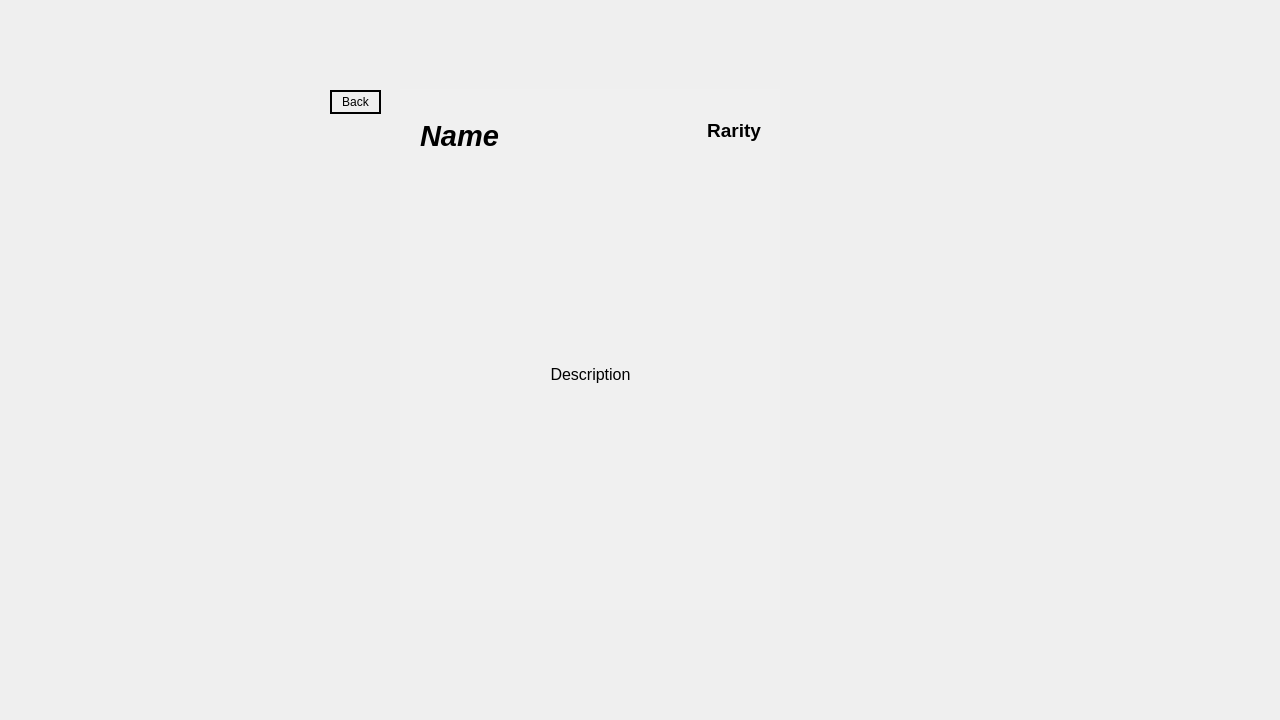
<?xml version="1.0" encoding="UTF-8"?>
<ui version="4.0">
 <class>MainWindow</class>
 <widget class="QMainWindow" name="MainWindow">
  <property name="geometry">
   <rect>
    <x>0</x>
    <y>0</y>
    <width>1280</width>
    <height>720</height>
   </rect>
  </property>
  <property name="maximumSize">
   <size>
    <width>1280</width>
    <height>720</height>
   </size>
  </property>
  <property name="windowTitle">
   <string>Canvas Case Roller</string>
  </property>
  <property name="windowIcon">
   <iconset theme="QIcon::ThemeIcon::Computer"/>
  </property>
  <widget class="QWidget" name="centralwidget">
   <property name="palette">
    <palette>
     <active>
      <colorrole role="Window">
       <brush brushstyle="SolidPattern">
        <color alpha="255">
         <red>240</red>
         <green>240</green>
         <blue>240</blue>
        </color>
       </brush>
      </colorrole>
     </active>
     <inactive>
      <colorrole role="Window">
       <brush brushstyle="SolidPattern">
        <color alpha="255">
         <red>240</red>
         <green>240</green>
         <blue>240</blue>
        </color>
       </brush>
      </colorrole>
     </inactive>
     <disabled>
      <colorrole role="Base">
       <brush brushstyle="SolidPattern">
        <color alpha="255">
         <red>240</red>
         <green>240</green>
         <blue>240</blue>
        </color>
       </brush>
      </colorrole>
      <colorrole role="Window">
       <brush brushstyle="SolidPattern">
        <color alpha="255">
         <red>240</red>
         <green>240</green>
         <blue>240</blue>
        </color>
       </brush>
      </colorrole>
     </disabled>
    </palette>
   </property>
   <widget class="QStackedWidget" name="stackedWidget">
    <property name="geometry">
     <rect>
      <x>0</x>
      <y>0</y>
      <width>1280</width>
      <height>720</height>
     </rect>
    </property>
    <property name="autoFillBackground">
     <bool>false</bool>
    </property>
    <property name="currentIndex">
     <number>1</number>
    </property>
    <widget class="QWidget" name="home">
     <widget class="QWidget" name="layoutWidget">
      <property name="geometry">
       <rect>
        <x>40</x>
        <y>30</y>
        <width>1191</width>
        <height>651</height>
       </rect>
      </property>
      <layout class="QHBoxLayout" name="horizontalLayout">
       <item>
        <layout class="QVBoxLayout" name="verticalLayout" stretch="0,0">
         <item>
          <widget class="QLabel" name="todolistLabel">
           <property name="font">
            <font>
             <pointsize>22</pointsize>
             <italic>true</italic>
             <bold>true</bold>
            </font>
           </property>
           <property name="text">
            <string>Your Canvas Assignments</string>
           </property>
           <property name="textFormat">
            <enum>Qt::TextFormat::AutoText</enum>
           </property>
           <property name="alignment">
            <set>Qt::AlignmentFlag::AlignCenter</set>
           </property>
          </widget>
         </item>
         <item>
          <widget class="QListWidget" name="todolistWidget">
           <property name="font">
            <font>
             <pointsize>12</pointsize>
            </font>
           </property>
           <property name="styleSheet">
            <string notr="true">#todolistWidget {
    background-color: transparent;
    border: none;
}

#todolistWidget::viewport {
    background-color: #c7c7c7;
    border: 2px solid black;
    border-radius: 7px;
}</string>
           </property>
           <property name="frameShape">
            <enum>QFrame::Shape::NoFrame</enum>
           </property>
           <property name="frameShadow">
            <enum>QFrame::Shadow::Plain</enum>
           </property>
           <property name="spacing">
            <number>3</number>
           </property>
          </widget>
         </item>
        </layout>
       </item>
       <item>
        <layout class="QVBoxLayout" name="verticalLayout_2">
         <item>
          <widget class="QLabel" name="inventoryLabel">
           <property name="font">
            <font>
             <pointsize>22</pointsize>
             <italic>true</italic>
             <bold>true</bold>
             <strikeout>false</strikeout>
            </font>
           </property>
           <property name="text">
            <string>Your Inventory</string>
           </property>
           <property name="textFormat">
            <enum>Qt::TextFormat::AutoText</enum>
           </property>
           <property name="alignment">
            <set>Qt::AlignmentFlag::AlignCenter</set>
           </property>
          </widget>
         </item>
         <item>
          <widget class="QListWidget" name="inventoryWidget">
           <property name="font">
            <font>
             <pointsize>12</pointsize>
            </font>
           </property>
           <property name="autoFillBackground">
            <bool>false</bool>
           </property>
           <property name="styleSheet">
            <string notr="true">#inventoryWidget{
background-color: #c7c7c7;
border: 2px solid black;
border-radius: 7px;
}</string>
           </property>
           <property name="frameShape">
            <enum>QFrame::Shape::NoFrame</enum>
           </property>
           <property name="spacing">
            <number>3</number>
           </property>
          </widget>
         </item>
        </layout>
       </item>
      </layout>
     </widget>
    </widget>
    <widget class="QWidget" name="item">
     <widget class="QPushButton" name="backButton">
      <property name="geometry">
       <rect>
        <x>330</x>
        <y>90</y>
        <width>51</width>
        <height>24</height>
       </rect>
      </property>
      <property name="autoFillBackground">
       <bool>false</bool>
      </property>
      <property name="styleSheet">
       <string notr="true">border: 2px solid black</string>
      </property>
      <property name="text">
       <string>Back</string>
      </property>
     </widget>
     <widget class="QWidget" name="containerCard" native="true">
      <property name="geometry">
       <rect>
        <x>400</x>
        <y>89</y>
        <width>380</width>
        <height>521</height>
       </rect>
      </property>
      <property name="sizePolicy">
       <sizepolicy hsizetype="Preferred" vsizetype="Expanding">
        <horstretch>0</horstretch>
        <verstretch>0</verstretch>
       </sizepolicy>
      </property>
      <property name="autoFillBackground">
       <bool>true</bool>
      </property>
      <property name="styleSheet">
       <string notr="true"/>
      </property>
      <widget class="QWidget" name="verticalLayoutWidget">
       <property name="geometry">
        <rect>
         <x>20</x>
         <y>30</y>
         <width>341</width>
         <height>471</height>
        </rect>
       </property>
       <layout class="QVBoxLayout" name="verticalLayout_3" stretch="0,1">
        <item>
         <layout class="QHBoxLayout" name="horizontalLayout_3" stretch="1,0,0">
          <property name="sizeConstraint">
           <enum>QLayout::SizeConstraint::SetFixedSize</enum>
          </property>
          <item>
           <widget class="QLabel" name="name_2">
            <property name="sizePolicy">
             <sizepolicy hsizetype="Preferred" vsizetype="Expanding">
              <horstretch>0</horstretch>
              <verstretch>0</verstretch>
             </sizepolicy>
            </property>
            <property name="font">
             <font>
              <pointsize>22</pointsize>
              <italic>true</italic>
              <bold>true</bold>
             </font>
            </property>
            <property name="autoFillBackground">
             <bool>true</bool>
            </property>
            <property name="text">
             <string>Name</string>
            </property>
            <property name="wordWrap">
             <bool>true</bool>
            </property>
           </widget>
          </item>
          <item>
           <spacer name="horizontalSpacer_2">
            <property name="orientation">
             <enum>Qt::Orientation::Horizontal</enum>
            </property>
            <property name="sizeHint" stdset="0">
             <size>
              <width>40</width>
              <height>20</height>
             </size>
            </property>
           </spacer>
          </item>
          <item>
           <widget class="QLabel" name="rarity_2">
            <property name="sizePolicy">
             <sizepolicy hsizetype="Expanding" vsizetype="Preferred">
              <horstretch>0</horstretch>
              <verstretch>0</verstretch>
             </sizepolicy>
            </property>
            <property name="font">
             <font>
              <pointsize>14</pointsize>
              <bold>true</bold>
             </font>
            </property>
            <property name="autoFillBackground">
             <bool>true</bool>
            </property>
            <property name="text">
             <string>Rarity</string>
            </property>
            <property name="alignment">
             <set>Qt::AlignmentFlag::AlignRight|Qt::AlignmentFlag::AlignTop|Qt::AlignmentFlag::AlignTrailing</set>
            </property>
           </widget>
          </item>
         </layout>
        </item>
        <item>
         <widget class="QLabel" name="description">
          <property name="font">
           <font>
            <pointsize>12</pointsize>
           </font>
          </property>
          <property name="autoFillBackground">
           <bool>true</bool>
          </property>
          <property name="text">
           <string>Description</string>
          </property>
          <property name="alignment">
           <set>Qt::AlignmentFlag::AlignCenter</set>
          </property>
          <property name="wordWrap">
           <bool>true</bool>
          </property>
         </widget>
        </item>
       </layout>
      </widget>
     </widget>
    </widget>
   </widget>
  </widget>
 </widget>
 <resources/>
 <connections/>
</ui>
